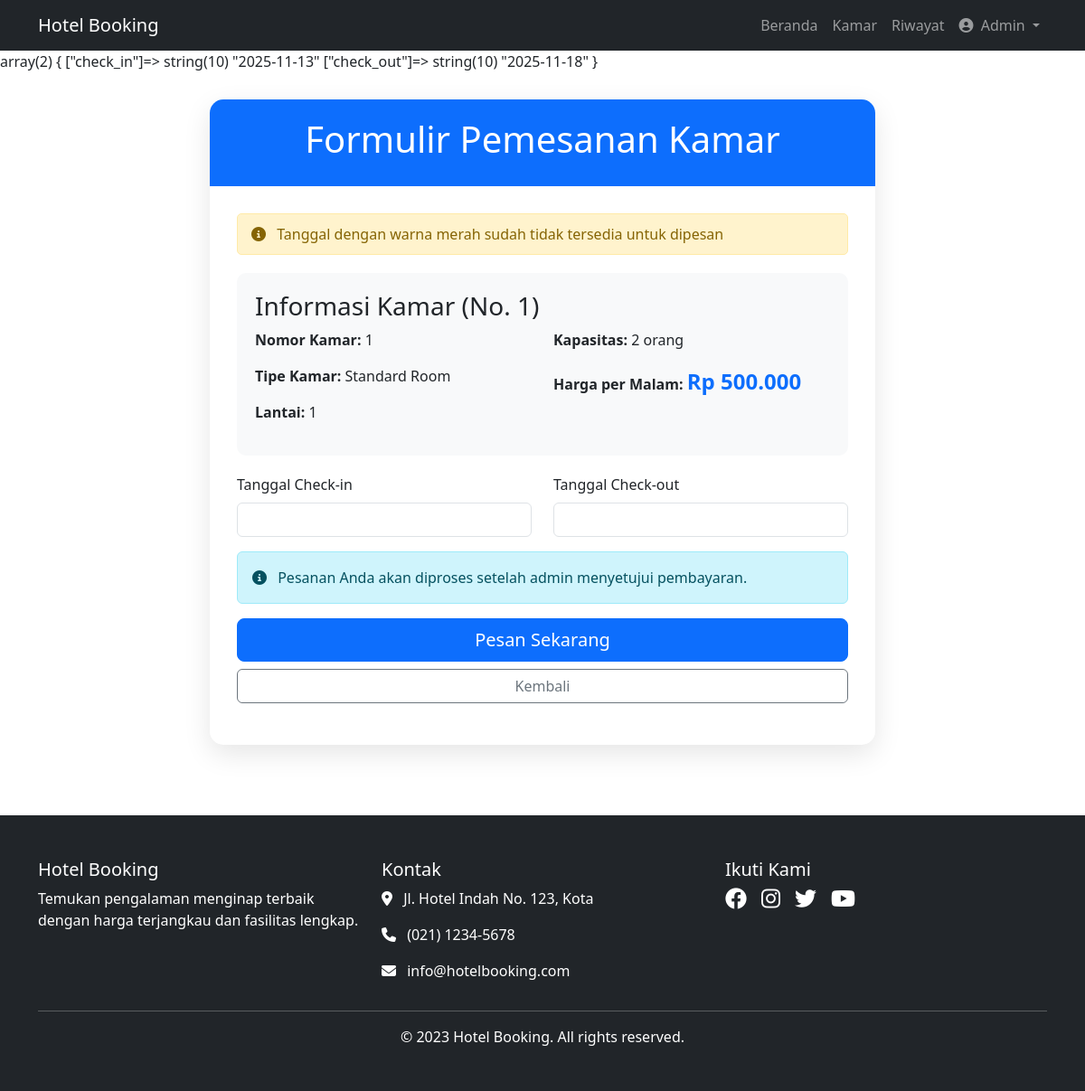
Page /kamar_pesan.php?id=1 (signed in) on the earlier database version.
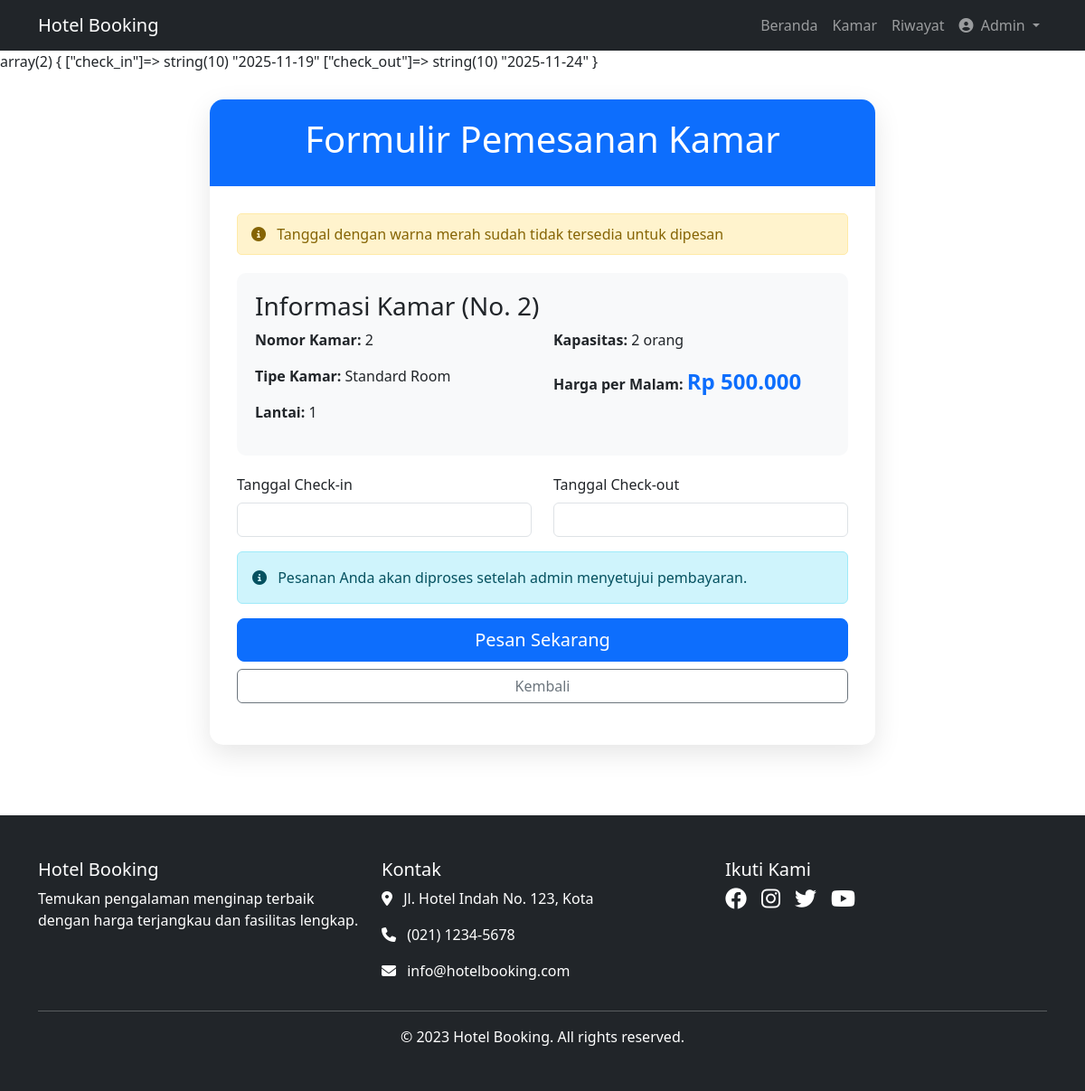
Same page on the later database version.
### tables this page shows
CREATE TABLE `rooms` (
  `id` int NOT NULL,
  `image` text NOT NULL,
  `room_number` varchar(10) NOT NULL,
  `room_type_id` int NOT NULL,
  `floor` int NOT NULL,
  `status` enum('available','maintenance','booked') DEFAULT 'available',
  `created_at` datetime DEFAULT CURRENT_TIMESTAMP
);

CREATE TABLE `room_types` (
  `id` int NOT NULL,
  `name` varchar(100) NOT NULL,
  `description` text,
  `price_per_night` decimal(10,2) NOT NULL,
  `capacity` int NOT NULL,
  `facilities` text,
  `created_at` datetime DEFAULT CURRENT_TIMESTAMP
);

### kamar_pesan.php (the view, shortened to what the changed rows need)
<?php
include 'koneksi.php';
include 'bootstrap.php';
$room_type_id = $_GET['id'];
$query = "
    SELECT r.id, r.room_number, r.floor, rt.name AS room_type, rt.price_per_night, rt.capacity, rt.id AS room_type_id
    FROM rooms r
    JOIN room_types rt ON r.room_type_id = rt.id
    WHERE rt.id = $room_type_id AND r.status = 'available'
    LIMIT 1
";
$result = $koneksi->query($query);
$room = $result->fetch_assoc();
$query_booked_dates = "
    SELECT b.check_in, b.check_out
    FROM bookings b
    JOIN rooms r ON b.room_id = r.id
    WHERE r.room_type_id = $room_type_id AND b.status NOT IN ('cancelled', 'failed')
";
$result_booked_dates = $koneksi->query($query_booked_dates);
if ($result_booked_dates->num_rows > 0) {
    while ($row = $result_booked_dates->fetch_assoc()) {
        var_dump($row);
    }
}
$formatted_price = number_format($room['price_per_night'], 0, ',', '.');
?>
<!DOCTYPE html>
<html lang="id">
<head>
    <link rel="stylesheet" href="https://cdn.jsdelivr.net/npm/flatpickr/dist/flatpickr.min.css">
</head>
<body>
    <div class="container">
        <div class="row justify-content-center">
            <div class="col-md-8">
                <div class="booking-card">
                    <div class="booking-header">
                        <h1>Formulir Pemesanan Kamar</h1>
                    </div>
                    <div class="booking-body">
                        <div class="room-info">
                            <h3>Informasi Kamar (No. <?= $room['room_number'] ?>)</h3>
                            <div class="row">
                                <div class="col-md-6">
                                    <p><strong>Nomor Kamar:</strong> <?= $room['room_number'] ?></p>
                                    <p><strong>Tipe Kamar:</strong> <?= $room['room_type'] ?></p>
                                    <p><strong>Lantai:</strong> <?= $room['floor'] ?></p>
                                </div>
                                <div class="col-md-6">
                                    <p><strong>Kapasitas:</strong> <?= $room['capacity'] ?> orang</p>
                                    <p><strong>Harga per Malam:</strong> <span class="price-tag">Rp <?= $formatted_price ?></span></p>
                                </div>
                            </div>
                        </div>
                    </div>
                </div>
            </div>
        </div>
    </div>
    <footer class="bg-dark text-white py-5 mt-5">
        <div class="container">
        </div>
    </footer>
</body>
</html>

Differences in the rows shown:
removed rooms: room_number "1", room_type.name "Standard Room", floor "1", room_type.capacity "2", room_type.price_per_night "500.000"
added rooms: room_number "2", room_type.name "Standard Room", floor "1", room_type.capacity "2", room_type.price_per_night "500.000"
Other differences:
text no longer shown: "array(2) { [\"check_in\"]=> string(10) \"2025-11-13\" [\"check_out\"]=> string(10) \"2025-11-18\" }"
text now shown: "array(2) { [\"check_in\"]=> string(10) \"2025-11-19\" [\"check_out\"]=> string(10) \"2025-11-24\" }"
